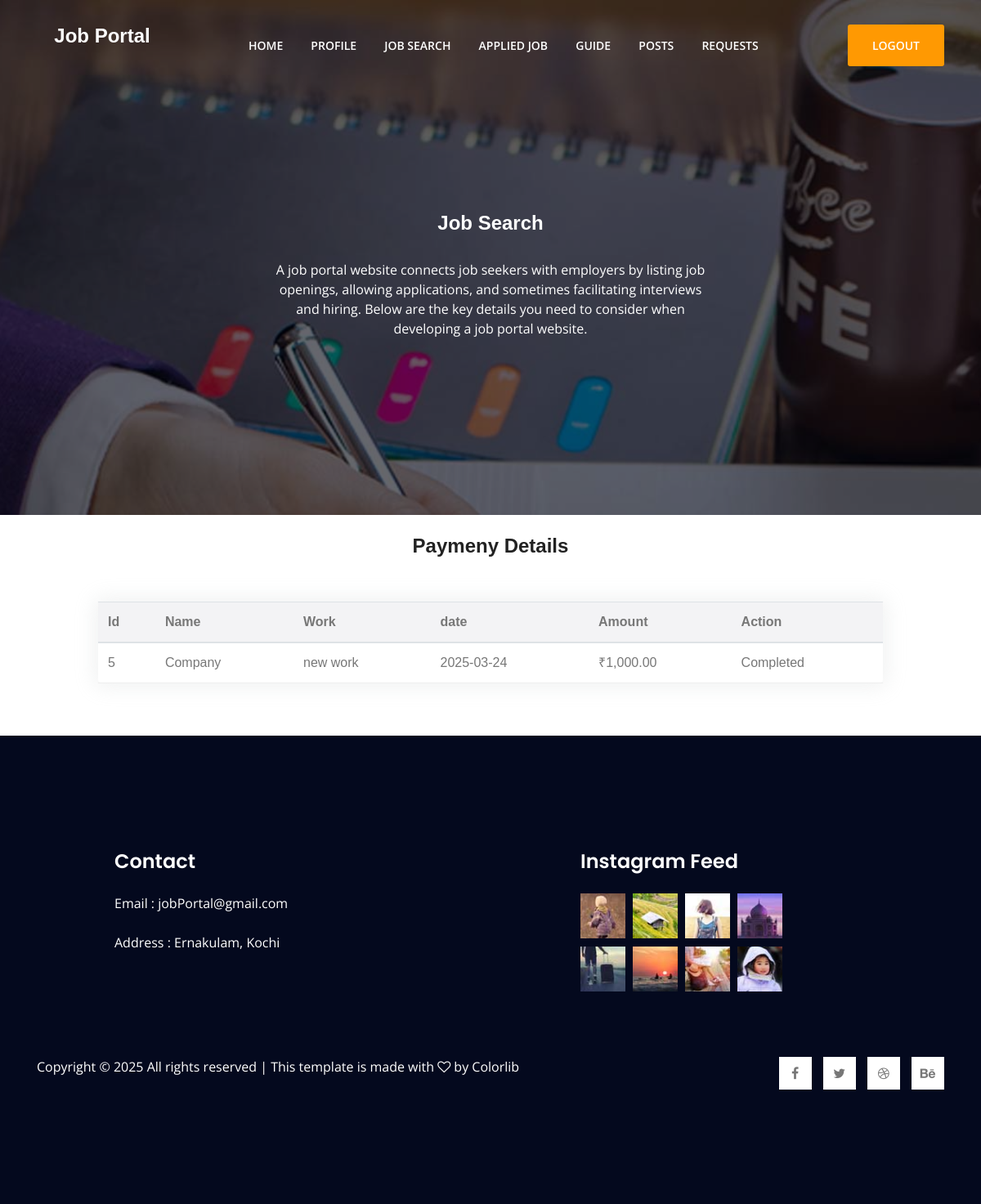
Page /user_payment_details/ (signed in) on the committed database.
### myapp/models.py (models this page shows)
class Work(models.Model):
    job = models.ForeignKey(Job_Portal, on_delete=models.CASCADE, null=True)
    company = models.ForeignKey(Client_reg, on_delete=models.CASCADE, null=True)
    user = models.ForeignKey(UserRegistration, on_delete=models.CASCADE, null=True)
    pdate = models.CharField(max_length=300, null=True, blank=True)
    ldate = models.CharField(max_length=300, null=True)
    desc = models.CharField(max_length=300, null=True)
    title = models.CharField(max_length=300, null=True)
    amount = models.CharField(max_length=300, null=True,default="Not_defined")
    status = models.FileField(null=True, default="Assigned")
    payment = models.FileField(null=True, default="Not_Paid")

class Client_reg(models.Model):
    name = models.CharField(max_length=100, null=True)
    email = models.EmailField(max_length=100, null=True)
    phone = models.IntegerField(null=True, blank=True)
    address = models.CharField(max_length=300, null=True)
    gender = models.CharField(max_length=100)
    image = models.ImageField(null=True, upload_to="profile")
    loginid = models.ForeignKey(Login, on_delete=models.CASCADE, null=True)
    proof = models.FileField(null=True)

### myapp/views.py (the view)
# urls.py: path('user_payment_details/',views.user_payment_details),
def user_payment_details(request):
    wid = request.GET.get("wid")
    uid = request.session["uid"]
    view = Work.objects.filter(user__loginid=uid)
    return render(request, "User/payment_details.html", {"view": view})

### templates/User/payment_details.html (shortened to what this page needs)
{% extends 'User/common.html' %}
{% load static %}
{% block header %}
<br>
<h2>Paymeny Details</h2>
<br>
<center>
    <table class="table" style="width: 80%;">
        <thead>
            <tr>
                <th>Id</th>
                <th>Name</th>
                <th>Work</th>
                <th>date</th>
                <th>Amount</th>
                <th>Action</th>
            </tr>
        </thead>
        {% for i in view %}
        <tbody>
            <tr>
                <td><span class="res-head">Id:</span>{{i.id}}</td>
                <td><span class="res-head">Firstname:</span>{{i.company.name}}</td>
                <td><span class="res-head">Lastname:</span>{{i.title}}</td>
                <td><span class="res-head">Lastname:</span>{{i.ldate}}</td>
                <td><span class="res-head">Email:</span>{{i.amount}}</td>
                <td><span class="res-head">Email:</span>{{i.status}}</td>
            </tr>
        </tbody>
        {% endfor %}
    </table>
</center>
<br><br>
{% endblock %}

### static/assets/css/style.css (style rules this page uses)
body { color:#777;font-family:"Open Sans",sans-serif;font-weight:400 }
h2 { color:#222;font-family:"Poppins",sans-serif;font-size:36px;font-weight:600 }
h2 { font-size:30px }

### templates/User/payment_details.html (style rules this page uses)
h2 { font-size: 24px; text-align: center; font-family: arial; margin-bottom: 30px; }

### rows in the picture
Work: id "5", company.name "Company", title "new work", ldate "2025-03-24", amount "₹1,000.00", status "Completed"
